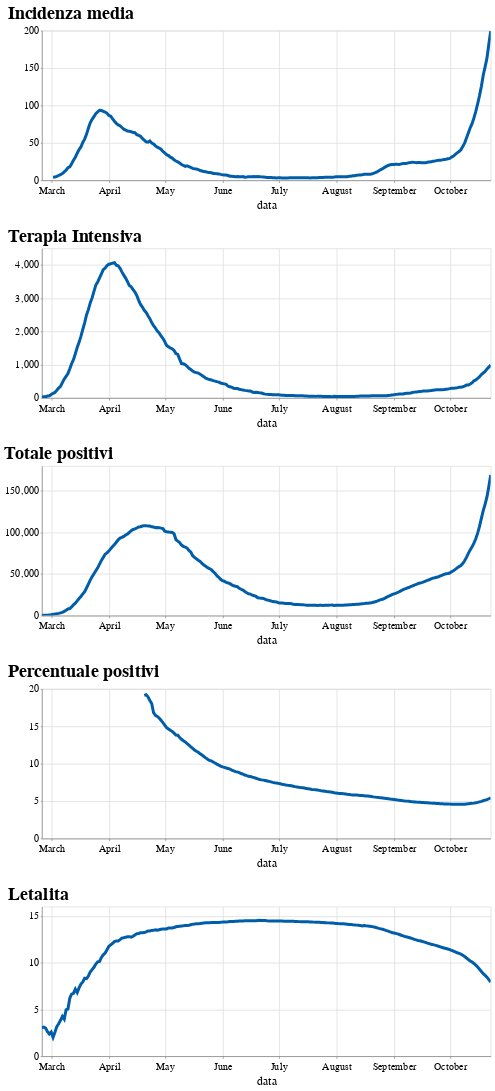

The code cell stored with this chart in its notebook:
### Code cell
def plot_line(field, title):
    base = alt.Chart(df).mark_line().encode(
        x=alt.X("data"),
        y=alt.Y(field, title="")
    ).properties(height=200, width=600,)
    
    return (
        base
        .properties(title={"text": [title]})
        .add_selection(
            resize
        )
    )

c1 = plot_line("incidenza", "Incidenza media")
c2 = plot_line("letalita", "Letalita")
c3 = plot_line("terapia_intensiva", "Terapia Intensiva")
c4 = plot_line("totale_positivi", "Totale positivi")
c5 = plot_line("percentuale_positivi", "Percentuale positivi")
alt.vconcat(c1, c3, c4, c5, c2)

### Figure 1 — Vega-Lite specification as saved in the notebook (floating-point values rounded to 4 significant figures; data arrays with more than 128 entries replaced by an {"elided": "..."} marker saying what was removed)
{"config": {"view": {"width": 600, "height": 400}, "background": "#ffffff", "title": {"anchor": "start", "font": "Source Sans Pro, Arial, sans", "fontColor": "#000000", "fontSize": 24, "fontWeight": "bold"}, "arc": {"fill": "#005DA9"}, "area": {"fill": "#005DA9"}, "line": {"stroke": "#005DA9", "strokeWidth": 4}, "path": {"stroke": "#005DA9"}, "rect": {"fill": "#005DA9"}, "shape": {"stroke": "#005DA9"}, "bar": {"fill": "#005DA9"}, "point": {"stroke": "#005DA9"}, "symbol": {"fill": "#005DA9", "size": 60}, "axis": {"titleFont": "Source Sans Pro, sans", "titleFontSize": 16, "titleFontWeight": "normal", "labelFont": "Source Sans Pro, sans", "labelFontSize": 14, "labelFontWeight": "normal"}, "axisX": {"labelAngle": 0, "labelPadding": 4, "tickSize": 3}, "axisY": {"labelBaseline": "middle", "maxExtent": 45, "minExtent": 45, "tickSize": 2, "titleAlign": "left", "titleAngle": 0, "titleX": -45, "titleY": -11}, "headerFacet": {"titleFontSize": 16, "labelFontSize": 14}, "headerRow": {"titleFontSize": 16, "labelFontSize": 14}, "headerColumn": {"titleFontSize": 16, "labelFontSize": 14}, "legend": {"titleFont": "Source Sans Pro, sans", "titleFontSize": 16, "titleFontWeight": "normal", "symbolType": "circle", "labelFont": "Source Sans Pro, sans", "labelFontSize": 15}, "range": {"category": ["#AB377A", "#AEC067", "#9BC3B7", "#928285", "#F07F3C", "#FFE054", "#E30034", "#005DA9", "#644F54", "#5EA290", "#769F3B", "#812161", "#E36319", "#F5C631"]}}, "vconcat": [{"mark": "line", "encoding": {"x": {"type": "temporal", "field": "data"}, "y": {"type": "quantitative", "field": "incidenza", "title": ""}}, "height": 200, "selection": {"selector003": {"type": "interval", "bind": "scales"}}, "title": {"text": ["Incidenza media"]}, "width": 600}, {"mark": "line", "encoding": {"x": {"type": "temporal", "field": "data"}, "y": {"type": "quantitative", "field": "terapia_intensiva", "title": ""}}, "height": 200, "selection": {"selector003": {"type": "interval", "bind": "scales"}}, "title": {"text": ["Terapia Intensiva"]}, "width": 600}, {"mark": "line", "encoding": {"x": {"type": "temporal", "field": "data"}, "y": {"type": "quantitative", "field": "totale_positivi", "title": ""}}, "height": 200, "selection": {"selector003": {"type": "interval", "bind": "scales"}}, "title": {"text": ["Totale positivi"]}, "width": 600}, {"mark": "line", "encoding": {"x": {"type": "temporal", "field": "data"}, "y": {"type": "quantitative", "field": "percentuale_positivi", "title": ""}}, "height": 200, "selection": {"selector003": {"type": "interval", "bind": "scales"}}, "title": {"text": ["Percentuale positivi"]}, "width": 600}, {"mark": "line", "encoding": {"x": {"type": "temporal", "field": "data"}, "y": {"type": "quantitative", "field": "letalita", "title": ""}}, "height": 200, "selection": {"selector003": {"type": "interval", "bind": "scales"}}, "title": {"text": ["Letalita"]}, "width": 600}], "data": {"name": "data-0e8c256650c70d298888cb86dae6355b"}, "$schema": "https://vega.github.io/schema/vega-lite/v4.8.1.json", "datasets": {"data-0e8c256650c70d298888cb86dae6355b": {"elided": "242 records"}}}
